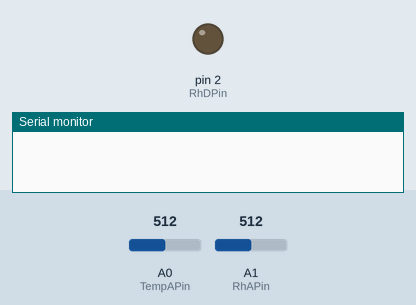
This sketch was run on a simulated Arduino Uno, built with avr-gcc and run on an emulated ATmega328P. On the bench: output pins drawn as LEDs (lit = HIGH), the last lines printed to the serial monitor. The test bench sets the inputs (shaded band); at power-on: A1 (RhAPin) = 512, A0 (TempAPin) = 512.

Above: at 1.2 s.
1.3 s: A1 (RhAPin) set to 79
2.8 s: A1 (RhAPin) set to 62
At 4.7 s:
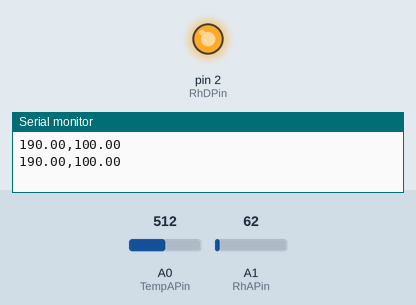
Timing chart, 0 to 6.2 s (numbered marks = the images above; inputs shaded):
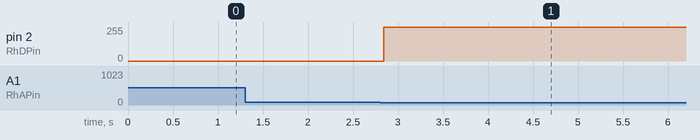

Measured:
- the behaviour switches between 71 and 70 on A1 (RhAPin) (found by bisection; images 0 and 1)
- after the input at 1.3 s, every drawn part: stays the same
- after the input at 2.8 s, pin 2 (RhDPin): 0/255 → 255/255 at once

The sketch:

TempRhSensor.ino
```cpp
int TempAPin = A0;      // 温度センサーアナログピン番号
int RhAPin   = A1;      // 湿度センサーアナログピン番号
int RhDPin   = 2;       // 湿度センサーデジタルピン番号

int TempPinValue = 0;   // 温度センサーピン出力値
int RhPinValue   = 0;   // 湿度センサーピン出力値

float Temp = 0.0;       // 温度実測値
float Rh   = 0.0;       // 湿度実測値

void setup() {
  // put your setup code here, to run once:
  Serial.begin(9600);
}

void loop() {
  // put your main code here, to run repeatedly:

  // 温度センサーから値を読み取る
  TempPinValue = analogRead(TempAPin);
  Temp = modTemp(TempPinValue);

  // 湿度センサーから値を読み取る
  Rh = modRh();

  // 温度と湿度を CSV 出力
  Serial.println(String(Temp) + "," + String(Rh));

  delay(1000);
}

// 温度センサーから値を読み取る
float modTemp(int analog_val) {
  float tempV = 5000;
  float tempC = (((tempV * analog_val) / 1024) - 600) / 10;
  return tempC;
}

// 湿度センサーから値を読み取る
float modRh() {
  #define CAP 0.022e-6    // 湿度測定用コンデンサ C の容量（0.022uF）

  float Vc;               // コンデンサ C に充電された電圧の値
  float R;                // HR202L の抵抗の測定値
  long t = 1;             // 充電パルス幅（uSec）

  // レンジを変えながら最大で 5 回測定
  for(int i = 0; i < 5; i++) {
    // 充電パルスの時間をリトライの度に 10 倍ずつ増やす
    t *= 10;

    // コンデンサ C の電圧を読み取る
    Vc = GetVc(t);

    // 1024 の 1/10 を超えれば測定完了
    if(Vc > 104) break;
  }

  // HR202L の抵抗値を求める
  R = ((float)t / 1000000) / (CAP * log(1 - Vc / 1024)) * -1;

  // HR202L の抵抗値を対数化
  R = log10(R);

  // 温度補正
  // ※補正値はデータシートのグラフより目測にて推定
  R = R + Temp * (0.008363 * R + 0.007695);

  // リニアリティ補正
  // ※補正値はデータシートのグラフより目測にて推定
  Rh = 1.998 * R * R - 40.74 * R + 222.13;

  // 一応、湿度の上限を 100% に制限しておく
  Rh = min(Rh, 100);
  return Rh;
}

// コンデンサ C の電圧を取得
int GetVc(long t) {
  // t で指定されたパルス幅（uSec）でコンデンサ C を充電後
  // C の電圧を A/D 変換し戻り値とする
  pinMode(RhDPin, OUTPUT);

  // まずは C を放電しておかなければならない（条件によっては結構時間がかかるので注意）
  digitalWrite(RhDPin, LOW);

  // 70 以下なら放電完了と見なす
  while(analogRead(RhAPin) > 70);

  // 充電パルス生成ここから
  noInterrupts();

  // delayMicroseconds() は扱える時間に上限があるので、長時間の場合には分割する
  if(t <= 10000) {
    // そのままだと充電パルス幅が 5 uSec 程度長めになってしまうので補正
    // （クロック 16 MHz 用の値なので、それ以外の場合には要調整）
    t -= 5;

    digitalWrite(RhDPin, HIGH);
    delayMicroseconds(t);

    // 充電パルス終了
    // ピンをハイインピーダンスに設定
    pinMode(RhDPin, INPUT);

  } else {

    // 充電パルス幅 t を10回払いに分割
    t /= 10;

    digitalWrite(RhDPin, HIGH);
    for(int i = 0; i < 10; i++) delayMicroseconds(t);

    // 充電パルス終了
    // ピンをハイインピーダンスに設定
    pinMode(RhDPin, INPUT);
  }

  // 充電パルス生成ここまで
  interrupts();

  // コンデンサ C の電圧を A/D 変換
  RhPinValue = analogRead(RhAPin);
  return RhPinValue;
}
```
